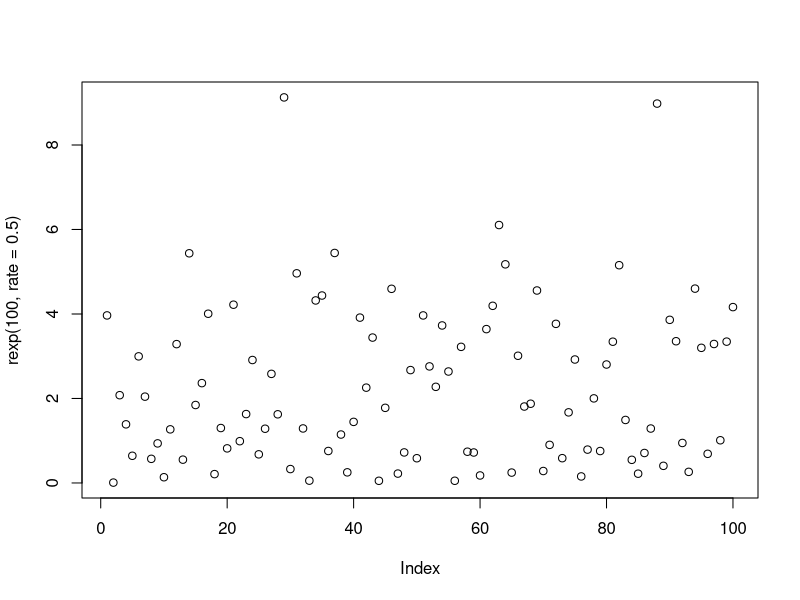

Recreate this plot in R.
#Computation of Density
rbinom(10,5,0.5)
rpois(10,5)
mean(rpois(10,5))

myfxn <- function(n){
  sumch <- 0
  for (i in 1:n) {
    k1 <- mean(rpois(500,5))
    sumch <- sumch+k1
  }
  cat("The mean is:",sumch/n)
}
myfxn(100000)

rnorm(100)
max(rnorm(100));min(rnorm(100))

rnorm(100, mean = 10, sd = 6)
mean(rnorm(100, mean = 10, sd = 6))

rchisq(10, df = 4)
rt(100, df = 20)

rexp(100, rate = 0.5)
plot(rexp(100, rate = 0.5))

runif(100)
runif(100,5,8)

C <-matrix(c(round(runif(49,2,8),0)),nrow = 7, byrow = T)
C

runif(100, min = 10, max = 20)

rbeta(10, 5, 2)
rgamma(10, 3, 2)

#Example 2
#Accidents in a factory occur with a poisson distribution at an average
#of 4 per week calculate the probability of more than 5 accident in any
#one week

1-ppois(5,lambda=4)

#A biased coin is tossed 6 times .the probability of heads on any toss is
#0.3.Let x denote the number of heads that come up.Compute
#(i)
#p(1 < x < 5) = p(x < 5) − P(x < 1)

sum(dbinom(2,6,0.3),dbinom(3,6,0.3),dbinom(4,6,0.3))
pbinom(4,6,0.3)-pbinom(1,6,0.3)


